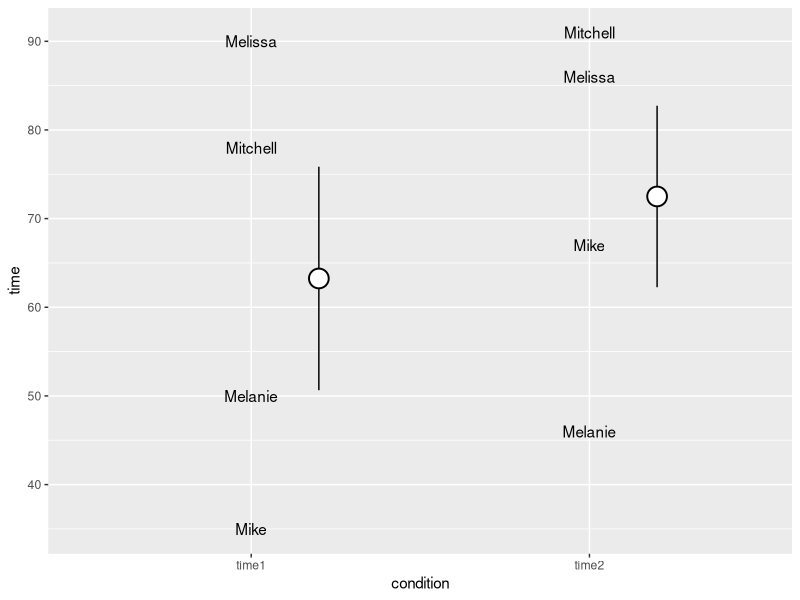
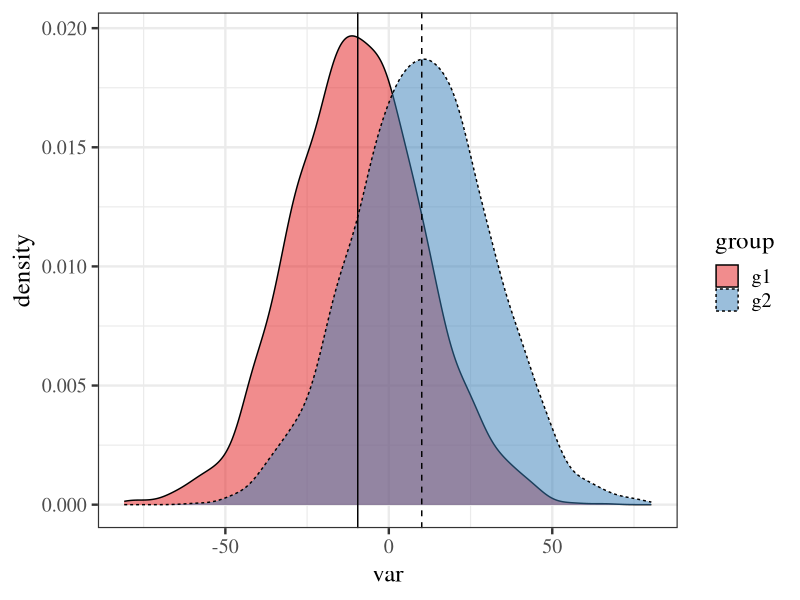

Generate these figures, in order, with R:
# NHST

# Load libraries
library(tidyverse)


# Create some independent samples data
ind_samp <- tribble(
  ~'name', ~'group', ~'score', 
  'John',  'g1',      250, 
  'Jane',  'g1',      340, 
  'Jimmy', 'g2',      460, 
  'Jessy', 'g2',      200)

# Take a look at the data frame
print(ind_samp)

# t-test: independent 2-group
t.test(score ~ group, data = ind_samp)








# Create some paired samples data
prd_samp <- tribble(
  ~'name',     ~'test1', ~'test2', 
  'Mike',      35,       67, 
  'Melanie',   50,       46, 
  'Melissa',   90,       86, 
  'Mitchell',  78,       91)

# Take a look at the data frame
print(prd_samp)

# t-test: paired sample
t.test(prd_samp$test1, prd_samp$test2, paired = TRUE)





#
# Exercise
#

# 1. Complete the following task: https://faculty.washington.edu/chudler/java/ready.html
# 2. Write down your times in condition 1 and condition 2
# 3. Tell me your numbers and wait for instructions

# Copy table here:
stroop_task <- tribble(
  ~'name',     ~'time1', ~'time2', 
  'Mike',            35,       67, 
  'Melanie',         50,       46, 
  'Melissa',         90,       86, 
  'Mitchell',        78,       91)

# Make a plot
stroop_task %>% 
  gather(., condition, time, -name) %>% 
  ggplot(., aes(x = condition, y = time)) + 
    geom_text(aes(label = name)) + 
    stat_summary(fun.data = mean_se, geom = "pointrange", fill = "white", 
                 position = position_nudge(x = 0.2), pch = 21, size = 1.5)


# - What are your observations? Do you think there is a difference between
#   time1 and time2?
# - Conduct a paired samples t-test. 
# - What is the difference between the two means? What is the p-value?












#
# More examples
#


# Create some data
ex_df <- tibble(
  group = c(rep('g1', 3000), rep('g2', 3000)), 
  var   = c(rnorm(n = 3000, mean = -10, sd = 20), 
            rnorm(n = 3000, mean = 10, sd = 20))
)

# Plot the distributions
ggplot(ex_df, aes(var)) + 
  geom_density(aes(lty = group, fill = group), alpha = 0.5) + 
  geom_vline(xintercept = mean(ex_df[ex_df$group == "g1", "var"] %>% pull)) + 
  geom_vline(xintercept = mean(ex_df[ex_df$group == "g2", "var"] %>% pull), lty = 2) + 
  scale_fill_brewer(palette = 'Set1') + 
  theme_bw(base_size = 18, base_family = 'Times')

# Exercise
# - Do an independent samples t-test on the data
# - What is the difference between group means?
# - What is the p-value? What does it mean?



